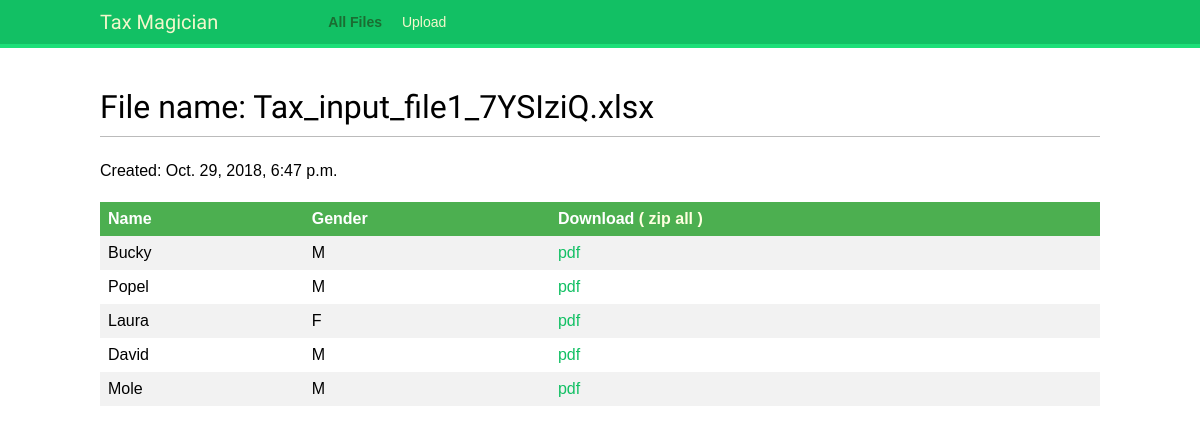
Screenshot of /file/21/ with the database file from the repository.
### taxcalculation/models.py (models this page shows, shortened)
class File(models.Model):
    upload = models.FileField(upload_to='uploads/%Y/%m/%d/')
    created = models.DateTimeField(auto_now_add=True)
    class Meta:
        ordering = ('-created',)
    def get_filename(self):
        return os.path.basename(self.upload.name)

class Person(models.Model):
    name = models.CharField(max_length=50)
    gender = models.CharField(max_length=15)
    fest_bonus = models.IntegerField()
    pf = models.IntegerField()
    total_income = models.IntegerField()
    emp_id = models.CharField(max_length=25, null=True, blank=True)
    department = models.CharField(max_length=25, null=True, blank=True)
    designation = models.CharField(max_length=25, null=True, blank=True)
    joining_date = models.CharField(max_length=25, null=True, blank=True)
    income_year = models.CharField(max_length=25, null=True, blank=True)
    assessment_year = models.CharField(max_length=25, null=True, blank=True)
    investment_made = models.IntegerField()
    tax_deducted_by_nascenia = models.IntegerField()
    chalan = models.TextField(null=True, blank=True)
    file = models.ForeignKey(File, related_name="persons", on_delete=models.CASCADE)
    def get_absolute_url(self):
        return reverse('taxcalculation:individual_pdf', args=[self.id])

### taxcalculation/views.py (the view)
# urls.py: path('file/<int:id>/',views.file_detail, name='file_detail'),
def file_detail(request, id):
    file = get_object_or_404(File, id=id)
    persons = Person.objects.filter(file=file)
    return render(request, "taxcalculation/file_detail.html", {'section': 'home',
                                                               'persons': persons,
                                                               'file': file})

### taxcalculation/templates/taxcalculation/file_detail.html (shortened to what this page needs)
{% extends "base.html" %}
{% block content %}
    <h1>File name: {{ file.get_filename }}</h1>
    <p>Created: {{ file.created }}</p>
    <table>
        <tr>
            <th>Name</th>
            <th>Gender</th>
            <th>Download<a href="{% url 'taxcalculation:download_zip' file.id %}" style="color:lightyellow;"> ( zip all )</a></th>
        </tr>
        {% for person in persons %}
            <tr>
                <td>{{ person.name }}</td>
                <td>{{ person.gender }}</td>
                <td><a href="{{ person.get_absolute_url }}">pdf</a></td>
            </tr>
        {% endfor %}
    </table>
{% endblock %}

### taxcalculation/static/css/base.css (style rules this page uses)
body { margin:0; padding:0; font-family:helvetica, sans-serif; }
p { line-height: 1.8; }
a { color:#12c064; text-decoration:none; }
h1, h2, h3, h4, h5 , h6 { font-family: 'Muli', sans-serif; font-weight:normal; }
h1 { border-bottom:1px solid #bbb; padding:0 0 10px 0; margin:10px 0 20px 0; }
table { border-collapse: collapse; width: 100%; }
th, td { text-align: left; padding: 8px; }
th { background-color: #4CAF50; color: white; }
tr:nth-child(even) { background-color: #f2f2f2; }

### rows the page displays
File: get_filename "Tax_input_file1_7YSIziQ.xlsx", created "Oct. 29, 2018, 6:47 p.m."
Person: name "Bucky", gender "M"
Person: name "Popel", gender "M"
Person: name "Laura", gender "F"
Person: name "David", gender "M"
Person: name "Mole", gender "M"
